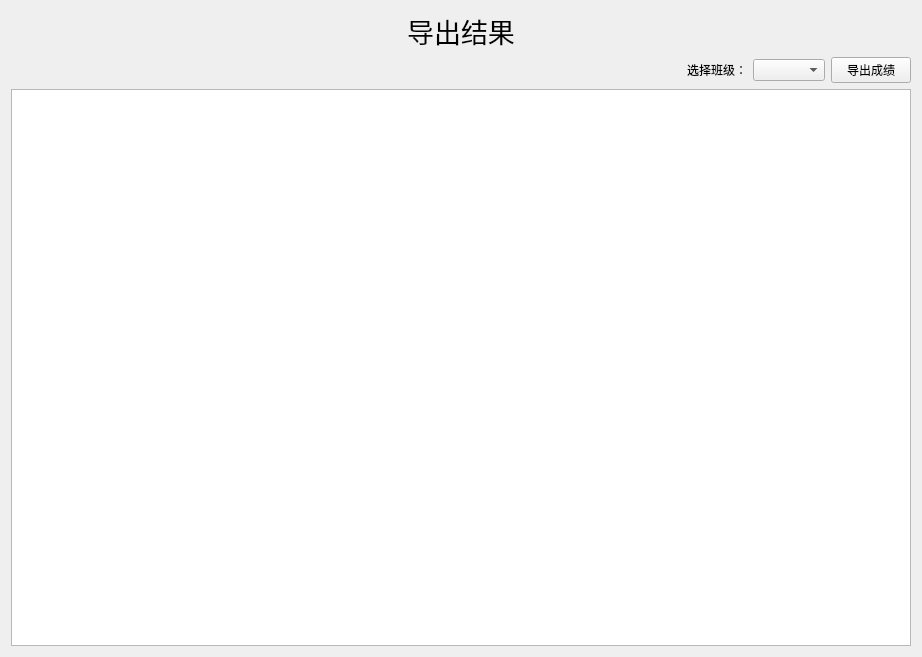
<?xml version="1.0" encoding="UTF-8"?>
<ui version="4.0">
 <class>ExportWidget</class>
 <widget class="QWidget" name="ExportWidget">
  <property name="geometry">
   <rect>
    <x>0</x>
    <y>0</y>
    <width>922</width>
    <height>657</height>
   </rect>
  </property>
  <property name="windowTitle">
   <string>Form</string>
  </property>
  <layout class="QVBoxLayout" name="verticalLayout">
   <item>
    <widget class="QLabel" name="label">
     <property name="font">
      <font>
       <family>楷体</family>
       <pointsize>20</pointsize>
      </font>
     </property>
     <property name="text">
      <string>导出结果</string>
     </property>
     <property name="alignment">
      <set>Qt::AlignCenter</set>
     </property>
    </widget>
   </item>
   <item>
    <layout class="QHBoxLayout" name="horizontalLayout">
     <item>
      <spacer name="horizontalSpacer">
       <property name="orientation">
        <enum>Qt::Horizontal</enum>
       </property>
       <property name="sizeHint" stdset="0">
        <size>
         <width>40</width>
         <height>20</height>
        </size>
       </property>
      </spacer>
     </item>
     <item>
      <widget class="QLabel" name="label_2">
       <property name="text">
        <string>选择班级：</string>
       </property>
      </widget>
     </item>
     <item>
      <widget class="QComboBox" name="cb_class"/>
     </item>
     <item>
      <widget class="QPushButton" name="pb_export">
       <property name="text">
        <string>导出成绩</string>
       </property>
      </widget>
     </item>
    </layout>
   </item>
   <item>
    <widget class="QTableView" name="tableView"/>
   </item>
  </layout>
 </widget>
 <resources/>
 <connections/>
</ui>
